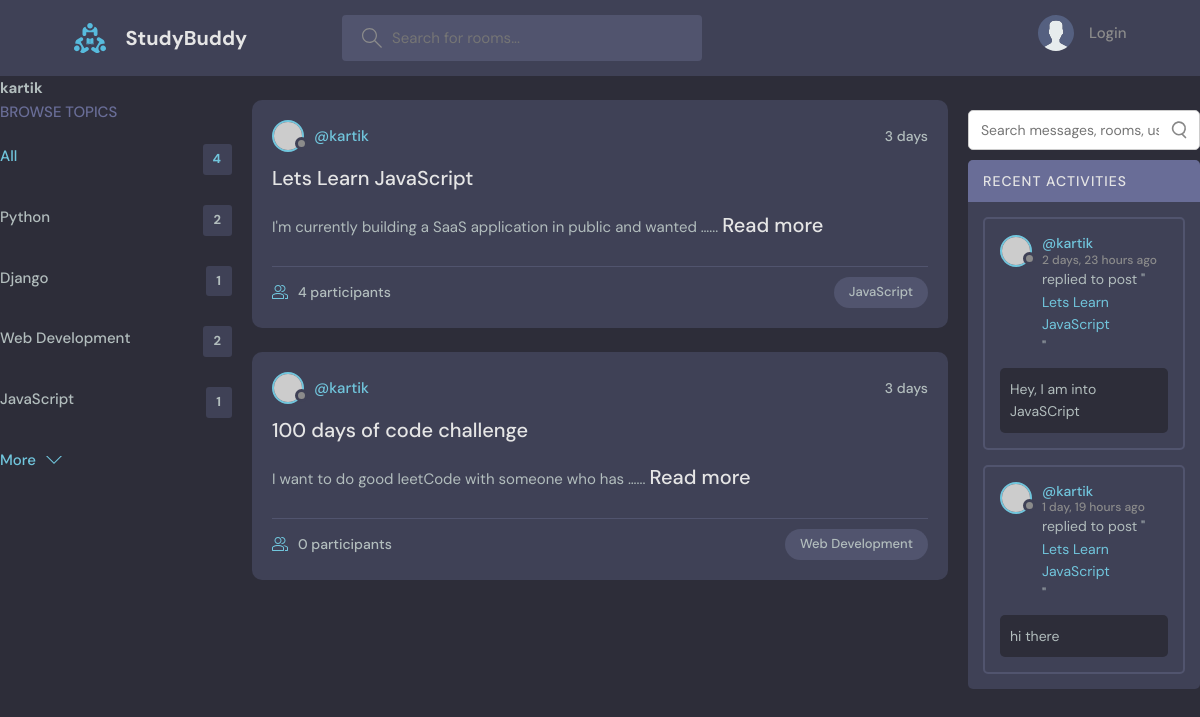
Page /profile/1/ on the earlier database version.
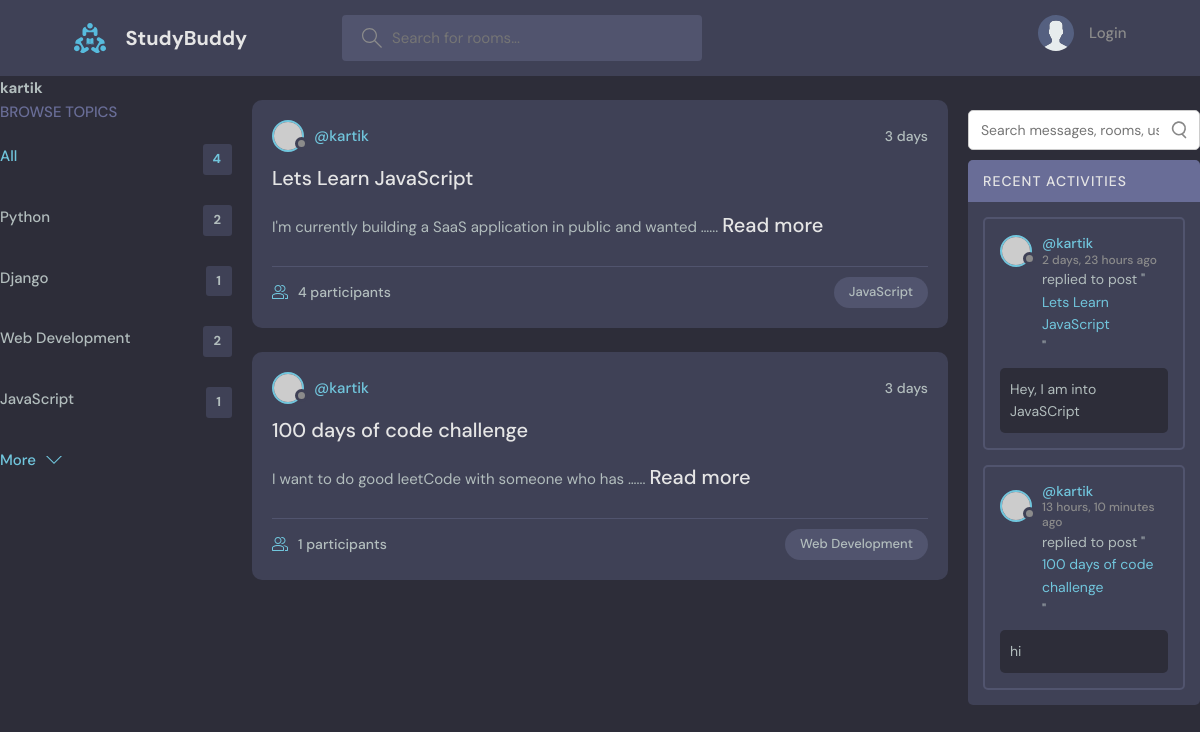
Same page on the later database version.
### base/models.py (models this page shows, shortened)
class Topic(models.Model):
    name = models.CharField(max_length=200)
    views = models.IntegerField(default=0)

class Room(models.Model):
    host = models.ForeignKey(User, on_delete=models.SET_NULL, null=True)
    topic =  models.ForeignKey(Topic, on_delete=models.SET_NULL, null=True)
    name = models.CharField(max_length=200)
    description = models.TextField(null=True, blank=True)
    participants = models.ManyToManyField(User, related_name='participants', blank=True)
    updated = models.DateTimeField(auto_now=True)
    created = models.DateTimeField(auto_now_add=True)
    id = models.BigAutoField(primary_key=True)
    class Meta:
        ordering = ['-updated', '-created']

class Message(models.Model):
    user = models.ForeignKey(User, on_delete=models.CASCADE)
    room = models.ForeignKey(Room, on_delete=models.CASCADE)
    body = models.TextField()
    updated = models.DateTimeField(auto_now=True)
    created = models.DateTimeField(auto_now_add=True)

### base/views.py (the view)
# urls.py: path("profile/<str:pk>/", views.user_profile, name="user-profile"),
def user_profile(request, pk):
    user = User.objects.get(id=pk)
    rooms = user.room_set.all()
    room_messages = user.message_set.all()
    topics = Topic.objects.all()
    context = {'user': user, 'rooms': rooms, 'room_messages': room_messages, 'topics': topics}
    return render(request, 'base/profile.html', context)

### base/templates/base/profile.html (shortened to what this page needs)
{%extends 'main.html'%}
{%block content%}
<h1>{{user.username}}</h1>
<div class="profile-container">
    <div>
        {% include 'base/topics_component.html' %}
    </div>
    <div>
        {% include 'base/feed_component.html' %}
    </div>
    <div>
        {% include 'base/activity_component.html' %}
    </div>
</div>
{%endblock%}

### templates/main.html (shortened to what this page needs)
<!DOCTYPE html>
{%load static%}
<html lang="en">
  <head>
    <link rel="stylesheet" href='{% static "styles/style.css"%}' />
  </head>
  <body>
    {% include "navbar.html" %}
    {% block content %}
    {% endblock %}
  </body>
</html>

### templates/navbar.html (shortened to what this page needs)
{%load static%}
<header class="header header--loggedIn">
    <div class="container">
      <a href="{%url 'home'%}" class="header__logo">
        <img src="{% static 'images/logo.svg'%}" />
        <h1>StudyBuddy</h1>
      </a>
      <form class="header__search" method="GET" action="{% url 'home' %}">
        <label>
          <input name="q" placeholder="Search for rooms..." />
        </label>
      </form>
      <nav class="header__menu">
        {% if request.user.is_authenticated %}
        <div class="header__user">
          <a href="profile.html">
            <div class="avatar avatar--medium active">
              <img src="https://randomuser.me/api/portraits/men/37.jpg" />
            </div>
            <p>{{request.user.username}}<span>@{{request.user.username}}</span></p>
          </a>
          <button class="dropdown-button">
            <svg version="1.1" xmlns="http://www.w3.org/2000/svg" width="32" height="32" viewBox="0 0 32 32">
              <title>chevron-down</title>
              <path d="M16 21l-13-13h-3l16 16 16-16h-3l-13 13z"></path>
            </svg>
          </button>
        </div>
        {%else%}
        <a href="{% url 'login' %}" class="header__user">
          <img src="{% static 'images/avatar.svg'%}"/>
          <p>Login</p>
        </a>
        {% endif %}
      </nav>
    </div>
  </header>

### base/templates/base/topics_component.html
<div class="topics">
    <div class="topics__header">
      <h2>Browse Topics</h2>
    </div>
    <ul class="topics__list">
      <li>
        <a href="{% url 'home'%}" class="active">All <span>{{topics.count}}</span></a>
      </li>
      {% for topic in topics %}
      <li>
        <a href="{%url 'home'%}?q={{topic.name}}">{{topic.name}} <span>{{topic.room_set.all.count}}</span></a>
      </li>
      {%endfor%}
    </ul>
    <a class="btn btn--link" href="topics.html">
      More
      <svg version="1.1" xmlns="http://www.w3.org/2000/svg" width="32" height="32" viewBox="0 0 32 32">
        <title>chevron-down</title>
        <path d="M16 21l-13-13h-3l16 16 16-16h-3l-13 13z"></path>
      </svg>
    </a>
  </div>

### base/templates/base/feed_component.html (shortened to what this page needs)
{% for room in rooms %}
<div class="roomListRoom">
    <div class="roomListRoom__header">
      <a href="{%url 'user-profile' room.host.id%}.html" class="roomListRoom__author">
        <div class="avatar avatar--small">
          <img src="https://randomuser.me/api/portraits/women/11.jpg" />
        </div>
        <span>@{{room.host.username}}</span>
      </a>
      <div class="roomListRoom__actions">
        <span>{{room.created | timesince}}</span>
      </div>
    </div>
    <div class="roomListRoom__content">
      <a href="{%url 'room' room.id%}">{{room.name}}</a>
      <p id="desc-{{ room.id }}">
        {{ room.description|truncatewords:10 }}...
        {% if room.description|length > 0 %}
          <a href="javascript:void(0);" onclick="handleDescriptionToggle({{ room.id }})">Read more</a>
        {% endif %}
      </p>
    </div>
    <div class="roomListRoom__meta">
      <a href="{%url 'room' room.id%}" class="roomListRoom__joined">
        {{room.participants.all.count}} participants
      </a>
      <p class="roomListRoom__topic">{{room.topic.name}}</p>
    </div>
  </div>
  {%endfor %}

### base/templates/base/activity_component.html (shortened to what this page needs)
 <div>
  <div style="display: flex; justify-content: flex-start; align-items: center; gap: 8px; margin: 10px 0;">
    <form method="GET" action="{% url 'home' %}" style="width: 100%;">
      <div style="position: relative; width: 100%;">
        <input
          type="text"
          name="q_message"
          value="{{ request.GET.q_message }}"
          placeholder="Search messages, rooms, users..."
          style="width: 100%; padding: 10px 40px 10px 12px; border-radius: 5px; border: 1px solid #ccc; font-size: 14px;"
        />
      </div>
    </form>
  </div>
<div class="activities">
  <div class="activities__header">
    <h2>Recent Activities</h2>
  </div>
  {% for message in room_messages %}
  <div class="activities__box">
    <div class="activities__boxHeader roomListRoom__header">
      <a href="{% url 'user-profile' message.user.id %}" class="roomListRoom__author">
        <div class="avatar avatar--small">
          <img src="https://randomuser.me/api/portraits/men/13.jpg" />
        </div>
        <p>
          @{{ message.user.username }}
          <span>{{ message.created|timesince }} ago</span>
        </p>
      </a>
    </div>
    <div class="activities__boxContent">
      <p>replied to post "<a href="{% url 'room' message.room.id %}">{{ message.room.name }}</a>"</p>
      <div class="activities__boxRoomContent">
        {{ message.body }}
      </div>
    </div>
  </div>
  {% empty %}
  <p>No recent messages found.</p>
  {% endfor %}
</div>
</div>

### base/templates/base/profile.html (style rules this page uses)
.profile-container { display: grid; grid-template-columns: 1fr 3fr 1fr; gap: 20px; }

Differences in the rows shown:
removed Message: user.username "kartik", created "1 day, 19 hours", room.name "Lets Learn JavaScript", body "hi there"
computed for Room "100 days of code challenge": participants.all.count "0" → "1"
added Message: user.username "kartik", created "13 hours, 10 minutes", room.name "100 days of code challenge", body "hi"
